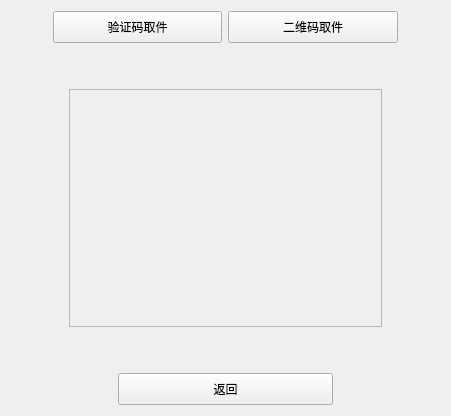
<?xml version="1.0" encoding="UTF-8"?>
<ui version="4.0">
 <class>PrintPageWidget</class>
 <widget class="QWidget" name="PrintPageWidget">
  <property name="geometry">
   <rect>
    <x>0</x>
    <y>0</y>
    <width>451</width>
    <height>416</height>
   </rect>
  </property>
  <property name="windowTitle">
   <string>Form</string>
  </property>
  <layout class="QVBoxLayout" name="verticalLayout_2" stretch="1,10,1">
   <item>
    <layout class="QHBoxLayout" name="horizontalLayout_2" stretch="1,4,4,1">
     <item>
      <spacer name="horizontalSpacer_3">
       <property name="orientation">
        <enum>Qt::Horizontal</enum>
       </property>
       <property name="sizeHint" stdset="0">
        <size>
         <width>40</width>
         <height>20</height>
        </size>
       </property>
      </spacer>
     </item>
     <item>
      <widget class="QPushButton" name="pushButtonIDCode">
       <property name="sizePolicy">
        <sizepolicy hsizetype="Minimum" vsizetype="Expanding">
         <horstretch>0</horstretch>
         <verstretch>0</verstretch>
        </sizepolicy>
       </property>
       <property name="text">
        <string>验证码取件</string>
       </property>
       <property name="autoDefault">
        <bool>false</bool>
       </property>
      </widget>
     </item>
     <item>
      <widget class="QPushButton" name="pushButtonBarcode">
       <property name="sizePolicy">
        <sizepolicy hsizetype="Minimum" vsizetype="Expanding">
         <horstretch>0</horstretch>
         <verstretch>0</verstretch>
        </sizepolicy>
       </property>
       <property name="text">
        <string>二维码取件</string>
       </property>
       <property name="autoDefault">
        <bool>false</bool>
       </property>
      </widget>
     </item>
     <item>
      <spacer name="horizontalSpacer_4">
       <property name="orientation">
        <enum>Qt::Horizontal</enum>
       </property>
       <property name="sizeHint" stdset="0">
        <size>
         <width>40</width>
         <height>20</height>
        </size>
       </property>
      </spacer>
     </item>
    </layout>
   </item>
   <item>
    <layout class="QGridLayout" name="gridLayout" rowstretch="1,6,1" columnstretch="1,6,1" rowminimumheight="1,6,1" columnminimumwidth="1,6,1">
     <item row="0" column="0" colspan="3">
      <spacer name="verticalSpacer">
       <property name="orientation">
        <enum>Qt::Vertical</enum>
       </property>
       <property name="sizeHint" stdset="0">
        <size>
         <width>20</width>
         <height>40</height>
        </size>
       </property>
      </spacer>
     </item>
     <item row="1" column="0">
      <spacer name="horizontalSpacer_5">
       <property name="orientation">
        <enum>Qt::Horizontal</enum>
       </property>
       <property name="sizeHint" stdset="0">
        <size>
         <width>40</width>
         <height>20</height>
        </size>
       </property>
      </spacer>
     </item>
     <item row="1" column="1">
      <widget class="QStackedWidget" name="fnPageStack">
       <property name="frameShape">
        <enum>QFrame::StyledPanel</enum>
       </property>
       <property name="frameShadow">
        <enum>QFrame::Plain</enum>
       </property>
       <property name="currentIndex">
        <number>1</number>
       </property>
       <widget class="QWidget" name="printPageBarcode">
        <layout class="QVBoxLayout" name="verticalLayout">
         <item>
          <widget class="QLabel" name="barcodeImg">
           <property name="autoFillBackground">
            <bool>false</bool>
           </property>
           <property name="styleSheet">
            <string notr="true">image: url(:/res/barcode.png);</string>
           </property>
           <property name="text">
            <string>扫描二维码</string>
           </property>
           <property name="textFormat">
            <enum>Qt::PlainText</enum>
           </property>
           <property name="alignment">
            <set>Qt::AlignBottom|Qt::AlignHCenter</set>
           </property>
           <property name="wordWrap">
            <bool>false</bool>
           </property>
          </widget>
         </item>
        </layout>
       </widget>
       <widget class="QWidget" name="printPageIDCode"/>
      </widget>
     </item>
     <item row="1" column="2">
      <spacer name="horizontalSpacer_6">
       <property name="orientation">
        <enum>Qt::Horizontal</enum>
       </property>
       <property name="sizeHint" stdset="0">
        <size>
         <width>40</width>
         <height>20</height>
        </size>
       </property>
      </spacer>
     </item>
     <item row="2" column="0" colspan="3">
      <spacer name="verticalSpacer_2">
       <property name="orientation">
        <enum>Qt::Vertical</enum>
       </property>
       <property name="sizeHint" stdset="0">
        <size>
         <width>20</width>
         <height>40</height>
        </size>
       </property>
      </spacer>
     </item>
    </layout>
   </item>
   <item>
    <layout class="QHBoxLayout" name="horizontalLayout" stretch="1,2,1">
     <property name="spacing">
      <number>6</number>
     </property>
     <item>
      <spacer name="horizontalSpacer">
       <property name="orientation">
        <enum>Qt::Horizontal</enum>
       </property>
       <property name="sizeHint" stdset="0">
        <size>
         <width>40</width>
         <height>20</height>
        </size>
       </property>
      </spacer>
     </item>
     <item>
      <widget class="QPushButton" name="pushButtonReturn">
       <property name="sizePolicy">
        <sizepolicy hsizetype="Minimum" vsizetype="Expanding">
         <horstretch>0</horstretch>
         <verstretch>0</verstretch>
        </sizepolicy>
       </property>
       <property name="text">
        <string>返回</string>
       </property>
       <property name="autoDefault">
        <bool>false</bool>
       </property>
      </widget>
     </item>
     <item>
      <spacer name="horizontalSpacer_2">
       <property name="orientation">
        <enum>Qt::Horizontal</enum>
       </property>
       <property name="sizeHint" stdset="0">
        <size>
         <width>68</width>
         <height>20</height>
        </size>
       </property>
      </spacer>
     </item>
    </layout>
   </item>
  </layout>
 </widget>
 <resources/>
 <connections/>
</ui>
